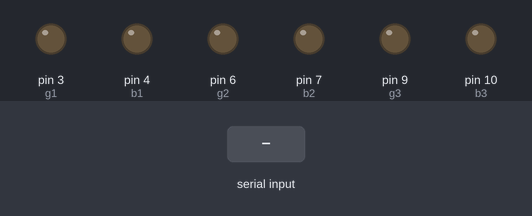
Simulated run of this sketch. Board: Arduino Uno, built with avr-gcc and run on an emulated ATmega328P. Parts: output pins drawn as LEDs (lit = HIGH). The test bench sets the inputs (shaded band). Pins used as bus, display or sensor lines are not drawn.

Above: at 1.2 s.
1.3 s: "a" received over Serial
At 1.7 s:
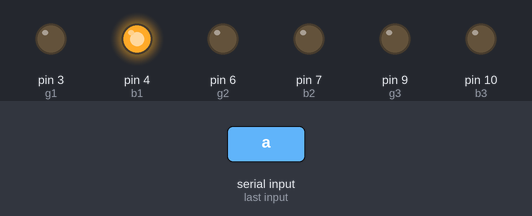
2.9 s: "b" received over Serial
At 4.1 s:
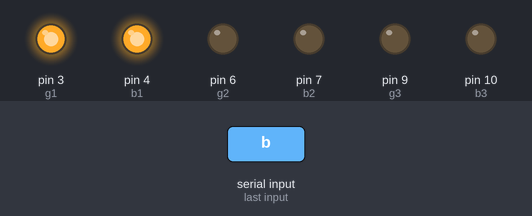
4.5 s: "d" received over Serial
At 5.3 s:
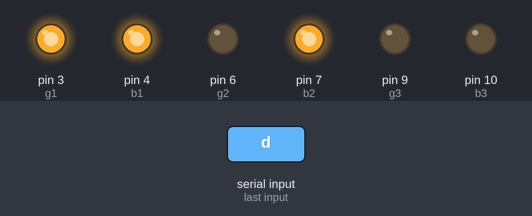
6.0 s: "c" received over Serial
At 6.5 s:
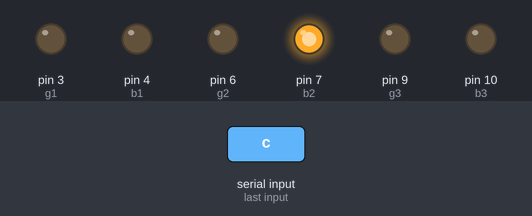
7.5 s: "e" received over Serial
At 8.7 s:
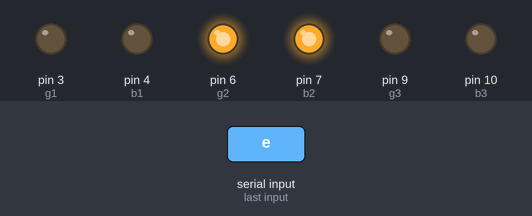
9.0 s: "g" received over Serial
At 9.9 s:
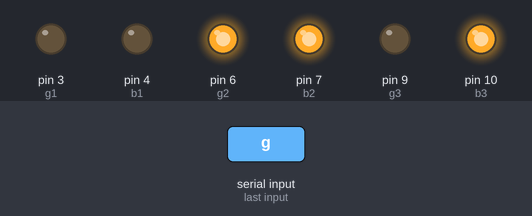
Timing chart, 0 to 11.5 s (numbered marks = the images above; inputs shaded):
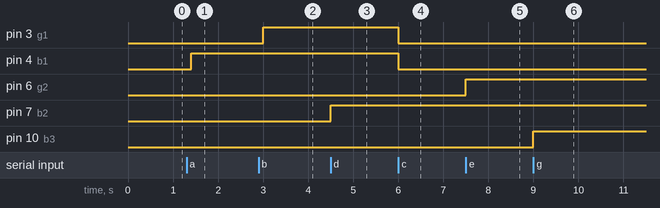

The sketch:

arduino.ino
```cpp
int r1 = 2;
int g1 = 3;
int b1 = 4;

int r2 = 5;
int g2 = 6;
int b2 = 7;

int r3 = 8;
int g3 = 9;
int b3 = 10;

void setup() {

  pinMode(r1, OUTPUT);
  pinMode(g1, OUTPUT);
  pinMode(b1, OUTPUT);

  pinMode(r2, OUTPUT);
  pinMode(g2, OUTPUT);
  pinMode(b2, OUTPUT);

  pinMode(r3, OUTPUT);
  pinMode(g3, OUTPUT);
  pinMode(b3, OUTPUT);

  Serial.begin(9600);

  digitalWrite(r1, HIGH);
  digitalWrite(g1, LOW);
  digitalWrite(b1, LOW);

  digitalWrite(r2, HIGH);
  digitalWrite(g2, LOW);
  digitalWrite(b2, LOW);

  digitalWrite(r3, HIGH);
  digitalWrite(g3, LOW);
  digitalWrite(b3, LOW);

}

void loop() {
  // put your main code here, to run repeatedly:
  char data = (char)Serial.read();

  switch (data) {
    case 'a':
      digitalWrite(r1, HIGH);
      digitalWrite(g1, LOW);
      digitalWrite(b1, HIGH);
      break;
    case 'b':
      digitalWrite(r1, LOW);
      digitalWrite(g1, HIGH);
      digitalWrite(b1, HIGH);
      break;
    case 'c':
      digitalWrite(r1, HIGH);
      digitalWrite(g1, LOW);
      digitalWrite(b1, LOW);
      break;
    case 'd':
      digitalWrite(r2, HIGH);
      digitalWrite(g2, LOW);
      digitalWrite(b2, HIGH);
      break;
    case 'e':
      digitalWrite(r2, LOW);
      digitalWrite(g2, HIGH);
      digitalWrite(b2, HIGH);
      break;
    case 'f':
      digitalWrite(r2, HIGH);
      digitalWrite(g2, LOW);
      digitalWrite(b2, LOW);
      break;
    case 'g':
      digitalWrite(r3, HIGH);
      digitalWrite(g3, LOW);
      digitalWrite(b3, HIGH);
      break;
    case 'h':
      digitalWrite(r3, LOW);
      digitalWrite(g3, HIGH);
      digitalWrite(b3, HIGH);
      break;
    case 'j':
      digitalWrite(r3, HIGH);
      digitalWrite(g3, LOW);
      digitalWrite(b3, LOW);
      break;
  }

  delay(100);
}
```

Measured:
- after the input at 1.3 s, pin 4 (b1): LOW → HIGH after 0.10 s
- after the input at 2.9 s, pin 3 (g1): LOW → HIGH after 0.10 s
- after the input at 4.5 s, pin 7 (b2): LOW → HIGH at once
- after the input at 6.0 s, pin 3 (g1), pin 4 (b1): HIGH → LOW at once
- after the input at 7.5 s, pin 6 (g2): LOW → HIGH at once
- after the input at 9.0 s, pin 10 (b3): LOW → HIGH at once
